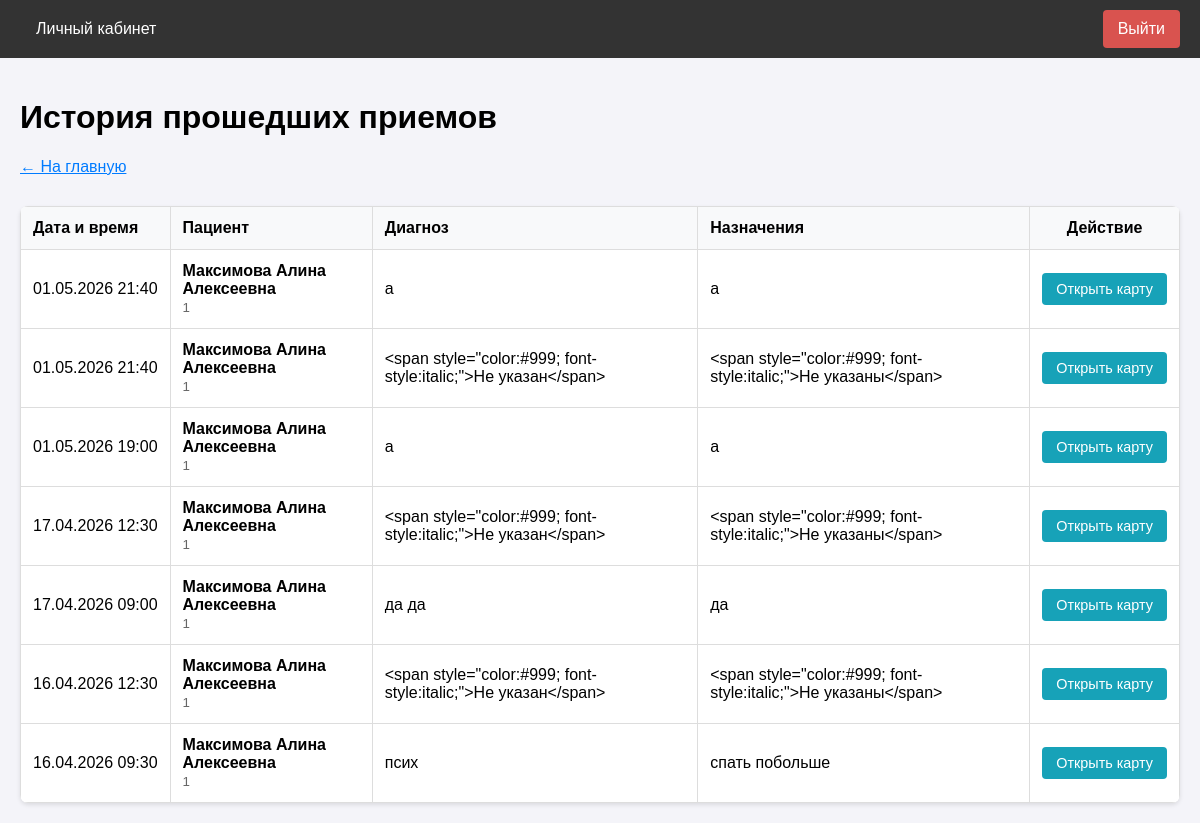
/doctor/past-appointments (signed in), run on the app's committed database.
### app/models.py (models this page shows, shortened)
class Appointment(db.Model):
    __tablename__ = 'appointments'
    id = db.Column(db.Integer, primary_key=True)
    patient_id = db.Column(db.Integer, db.ForeignKey('users.id'), nullable=False)
    doctor_id = db.Column(db.Integer, db.ForeignKey('users.id'), nullable=False)
    slot_id = db.Column(db.Integer, db.ForeignKey('schedule_slots.id'), nullable=False)
    status = db.Column(db.String(20), default='scheduled') # scheduled, completed, cancelled
    created_at = db.Column(db.DateTime, default=datetime.utcnow)
    diagnosis = db.Column(db.Text, nullable=True)
    prescription = db.Column(db.Text, nullable=True)

class ScheduleSlot(db.Model):
    __tablename__ = 'schedule_slots'
    id = db.Column(db.Integer, primary_key=True)
    doctor_id = db.Column(db.Integer, db.ForeignKey('users.id'), nullable=False)
    start_time = db.Column(db.DateTime, nullable=False, index=True)
    end_time = db.Column(db.DateTime, nullable=False)
    is_available = db.Column(db.Boolean, default=True) # True - свободно, False - занято/отменено
    appointment = db.relationship('Appointment', uselist=False, backref='slot')

class User(UserMixin, db.Model):
    __tablename__ = 'users'
    id = db.Column(db.Integer, primary_key=True)
    username = db.Column(db.String(64), index=True, unique=True)
    email = db.Column(db.String(120), index=True, unique=True)
    phone = db.Column(db.String(20), index=True, unique=True)
    password_hash = db.Column(db.String(256))
    role = db.Column(db.String(20), index=True, default='patient')
    specialty = db.Column(db.String(100), nullable=True) # Для врача
    office_number = db.Column(db.String(10), nullable=True) # Для врача
    oms_number = db.Column(db.String(20), nullable=True) # Для пациента
    created_at = db.Column(db.DateTime, default=datetime.utcnow)
    appointments_as_patient = db.relationship('Appointment', foreign_keys='Appointment.patient_id', backref='patient', lazy='dynamic')
    appointments_as_doctor = db.relationship('Appointment', foreign_keys='Appointment.doctor_id', backref='doctor', lazy='dynamic')
    schedule_slots = db.relationship('ScheduleSlot', backref='doctor', lazy='dynamic')
    action_logs = db.relationship('ActionLog', backref='user', lazy='dynamic')

### app/doctor/routes.py (the view)
@bp.route('/past-appointments')
@login_required
@role_required('doctor')
def past_appointments():
    now = datetime.now()
    past_appts = Appointment.query.join(ScheduleSlot, Appointment.slot_id == ScheduleSlot.id)\
        .filter(
            Appointment.doctor_id == current_user.id,
            ScheduleSlot.start_time < now
        )\
        .order_by(ScheduleSlot.start_time.desc())\
        .all()
    return render_template('doctor/past_appointments.html', title='Прошедшие приемы', appointments=past_appts)

### app/models.py (called while the page is built)
@login_manager.user_loader
def load_user(user_id):
    return User.query.get(int(user_id))

### app/utils.py (called while the page is built)
def role_required(role):
    def decorator(f):
        @wraps(f)
        def decorated_function(*args, **kwargs):
            if not current_user.is_authenticated:
                return redirect(url_for('auth.login'))
            if current_user.role != role:
                flash('У вас нет доступа к этой странице.')
                return redirect(url_for('main.index'))
            return f(*args, **kwargs)
        return decorated_function
    return decorator

### app/templates/doctor/past_appointments.html
{% extends "base.html" %}
{% block content %}
<h1>История прошедших приемов</h1>
<a href="{{ url_for('doctor.dashboard') }}" style="color:#007bff; margin-bottom:20px; display:inline-block;">← На главную</a>
{% if appointments %}
<div style="overflow-x: auto; background:white; border-radius:8px; box-shadow:0 2px 4px rgba(0,0,0,0.1); margin-top: 10px;">
    <table style="width:100%; border-collapse:collapse; min-width: 850px;">
        <tr style="background:#f8f9fa;">
            <th style="border:1px solid #ddd; padding:12px; text-align:left; white-space: nowrap;">Дата и время</th>
            <th style="border:1px solid #ddd; padding:12px; text-align:left;">Пациент</th>
            <th style="border:1px solid #ddd; padding:12px; text-align:left;">Диагноз</th>
            <th style="border:1px solid #ddd; padding:12px; text-align:left;">Назначения</th>
            <th style="border:1px solid #ddd; padding:12px; text-align:center; white-space: nowrap;">Действие</th>
        </tr>
        {% for appt in appointments %}
        <tr>
            <td style="border:1px solid #ddd; padding:12px; white-space:nowrap;">
                {{ appt.slot.start_time.strftime('%d.%m.%Y %H:%M') }}
            </td>
            <td style="border:1px solid #ddd; padding:12px;">
                <strong>{{ appt.patient.username }}</strong><br>
                <small style="color:#666;">{{ appt.patient.phone }}</small>
            </td>
            <td style="border:1px solid #ddd; padding:12px;">
                {{ appt.diagnosis or '<span style="color:#999; font-style:italic;">Не указан</span>' }}
            </td>
            <td style="border:1px solid #ddd; padding:12px;">
                {{ appt.prescription or '<span style="color:#999; font-style:italic;">Не указаны</span>' }}
            </td>
            <td style="border:1px solid #ddd; padding:12px; text-align:center; white-space: nowrap;">
                <a href="{{ url_for('doctor.edit_appointment', appointment_id=appt.id) }}"
                   style="display: inline-block; background:#17a2b8; color:white; padding:8px 14px; border-radius:4px; text-decoration:none; font-size:0.9em;">
                   Открыть карту
                </a>
            </td>
        </tr>
        {% endfor %}
    </table>
</div>
{% else %}
<div style="background:white; padding:40px; text-align:center; border-radius:8px; margin-top:20px;">
    <p style="font-size:1.1em; color:#666;">У вас пока нет прошедших приемов.</p>
</div>
{% endif %}
{% endblock %}

### app/templates/base.html (style rules this page uses)
body { font-family: Arial, sans-serif; margin: 0; padding: 0; background-color: #f4f4f9; }

### data on the page
Appointment: slot.start_time "01.05.2026 21:40", patient.username "Максимова Алина Алексеевна", patient.phone "1", diagnosis "a", prescription "a"
Appointment: slot.start_time "01.05.2026 21:40", patient.username "Максимова Алина Алексеевна", patient.phone "1", diagnosis "<span style=\"color:#999; font-style:italic;\">Не указан</span>", prescription "<span style=\"color:#999; font-style:italic;\">Не указаны</span>"
Appointment: slot.start_time "01.05.2026 19:00", patient.username "Максимова Алина Алексеевна", patient.phone "1", diagnosis "а", prescription "а"
Appointment: slot.start_time "17.04.2026 12:30", patient.username "Максимова Алина Алексеевна", patient.phone "1", diagnosis "<span style=\"color:#999; font-style:italic;\">Не указан</span>", prescription "<span style=\"color:#999; font-style:italic;\">Не указаны</span>"
Appointment: slot.start_time "17.04.2026 09:00", patient.username "Максимова Алина Алексеевна", patient.phone "1", diagnosis "да да", prescription "да"
Appointment: slot.start_time "16.04.2026 12:30", patient.username "Максимова Алина Алексеевна", patient.phone "1", diagnosis "<span style=\"color:#999; font-style:italic;\">Не указан</span>", prescription "<span style=\"color:#999; font-style:italic;\">Не указаны</span>"
Appointment: slot.start_time "16.04.2026 09:30", patient.username "Максимова Алина Алексеевна", patient.phone "1", diagnosis "псих", prescription "спать побольше"
